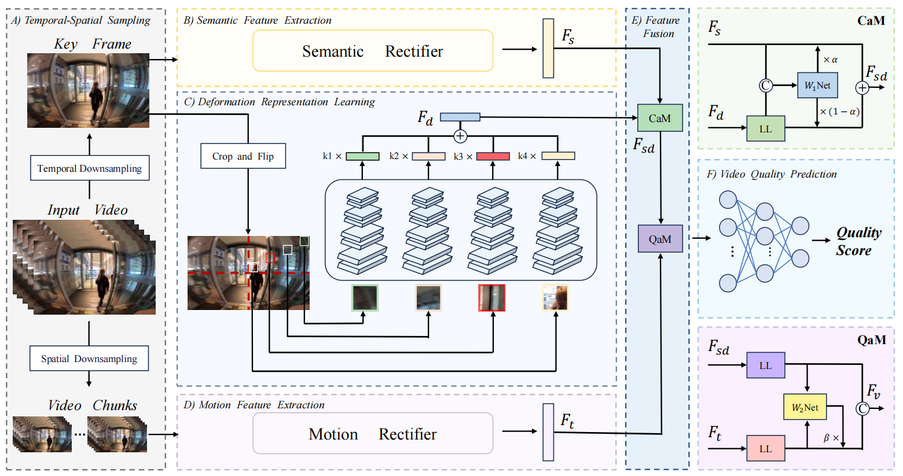
#> input picture 66ed36f1be574638d70a91e6f260429.png, 903 x 476 px, shrunk from 1560 x 823 before the run, given as the content of the folder r/XX/ModularBVQA/data/cvd2014_image_all_fps1/Test01_City_D01, which was not available
$ python Split_frame.py
#> lines starting #> are read from the running program, lines starting #| are printed output that depends on the picture; pictures that were not available may be replaced by others from this repository, and a replacement may not be noted
import os
import csv
import pandas as pd
from PIL import Image
import scipy.io as scio

def split_image_diagonally(image_path, output_folder):
    # 打开图片
    image = Image.open(image_path)
    width, height = image.size

    # 计算对角线的分割点
    mid_width = width // 2
    mid_height = height // 2

    # 创建四个区域
    top_left = image.crop((0, 0, mid_width, mid_height))
    top_right = image.crop((mid_width, 0, width, mid_height))
    bottom_left = image.crop((0, mid_height, mid_width, height))
    bottom_right = image.crop((mid_width, mid_height, width, height))

    # 定义文件名（不包含路径）
    base_name = os.path.basename(image_path)
    name, ext = os.path.splitext(base_name)

    # 保存四个区域
    top_left.save(os.path.join(output_folder, f"{name}_top_left.{ext}"))
    top_right.save(os.path.join(output_folder, f"{name}_top_right.{ext}"))
    bottom_left.save(os.path.join(output_folder, f"{name}_bottom_left.{ext}"))
    bottom_right.save(os.path.join(output_folder, f"{name}_bottom_right.{ext}"))


def batch_split_images(input_folder, output_folder):
    # 确保输出文件夹存在
    if not os.path.exists(output_folder):
        os.makedirs(output_folder)

        # 遍历输入文件夹中的所有文件
    for filename in os.listdir(input_folder):
        if filename.lower().endswith(('.png', '.jpg', '.jpeg', '.bmp', '.gif')):
            image_path = os.path.join(input_folder, filename)
            split_image_diagonally(image_path, output_folder)


if __name__ == "__main__":

    # [17 lines of commented-out code are left out]
    def read_float_with_comma(num):
        return float(num.replace(",", "."))

    file_names = []
    mos = []
    openfile = open("/data/user/XX/ModularBVQA/data/CVD2014_Realignment_MOS.csv", 'r', newline='')
#> (reads data/CVD2014_Realignment_MOS.csv from the repository)
    lines = csv.DictReader(openfile, delimiter=';')
    for line in lines:
        if len(line['File_name']) > 0:
            file_names.append(line['File_name'])
        if len(line['Realignment MOS']) > 0:
            mos.append(read_float_with_comma(line['Realignment MOS']))
    dataInfo = pd.DataFrame(file_names)
    dataInfo['MOS'] = mos
    dataInfo.columns = ['file_names', 'MOS']
    dataInfo['file_names'] = dataInfo['file_names'].astype(str)
    dataInfo['file_names'] = dataInfo['file_names']
    video_names = dataInfo['file_names'].tolist()
    score = dataInfo['MOS'].tolist()

    # 视频总数
    n_video = len(video_names)

    # 视频所在的目录和保存目录
    videos_dir = '/data/user/XX/ModularBVQA/data/cvd2014_image_all_fps1'
    save_folder = '/data/user/XX/DRLMF/cvd2014_all_fps1_motion_4kuai'

    # 遍历所有视频并提取图像
    for i in range(n_video):
        video_name = video_names[i]  # 获取当前视频文件名
        print(f"Start extract {i}th video: {video_name}")

        # 定义输入输出目录
        input_folder = os.path.join(videos_dir, str(video_name))
        output_folder = os.path.join(save_folder, str(video_name))

        # 执行图像提取操作（假设 batch_split_images 是有效的函数）
        batch_split_images(input_folder, output_folder)
#> in split_image_diagonally, image is the input picture: PIL image 903x476 RGBA; mean R, G, B, A 222.6, 223.3, 225.6, 255
#> in split_image_diagonally, `top_left = image.crop((0, 0, mid_width, mid_height))`:
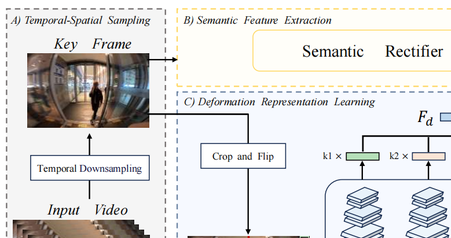
#> top_left: PIL image 451x238 RGBA; mean R, G, B, A 222.3, 221.7, 221.2, 255
#> in split_image_diagonally, `top_right = image.crop((mid_width, 0, width, mid_height))`:
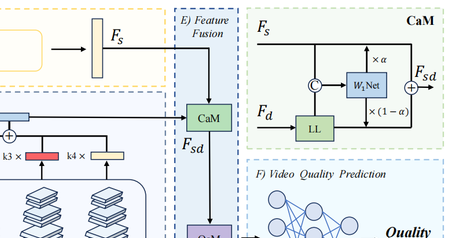
#> top_right: PIL image 452x238 RGBA; mean R, G, B, A 229.9, 235.2, 236.4, 255
#> in split_image_diagonally, `bottom_left = image.crop((0, mid_height, mid_width, height))`:
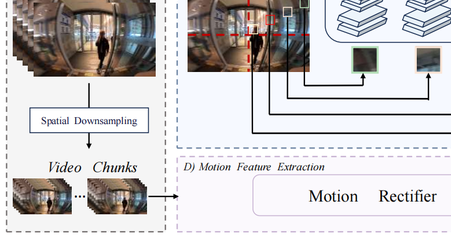
#> bottom_left: PIL image 451x238 RGBA; mean R, G, B, A 205.1, 202.7, 203.6, 255
#> in split_image_diagonally, `bottom_right = image.crop((mid_width, mid_height, width, height))`:
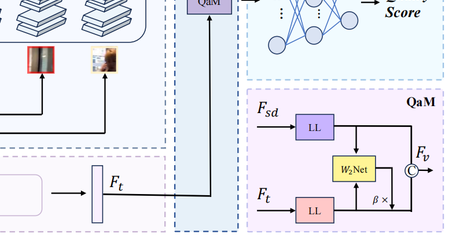
#> bottom_right: PIL image 452x238 RGBA; mean R, G, B, A 232.9, 233.3, 241, 255
